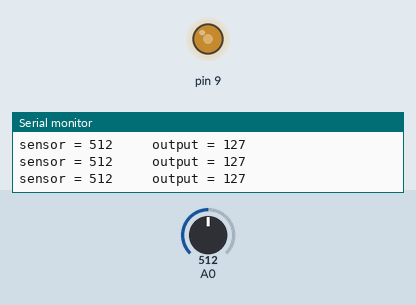
The sketch below on a simulated Arduino Uno, built with avr-gcc and run on an emulated ATmega328P. On the bench: output pins drawn as LEDs (lit = HIGH), the last lines printed to the serial monitor. The inputs (shaded band) are chosen by the test bench; at power-on: A0 = 512.

Above: at 1.2 s.
1.3 s: A0 set to 716
At 1.6 s:
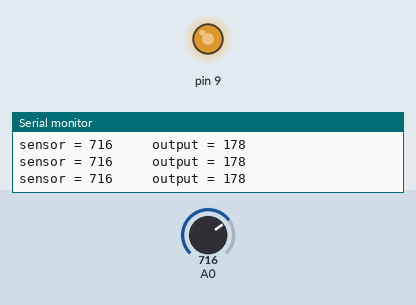
2.8 s: A0 set to 900
At 3.2 s:
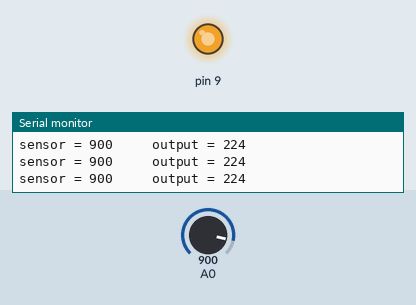
4.3 s: A0 set to 122
At 4.7 s:
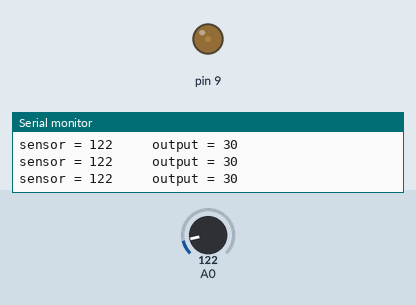
5.8 s: A0 set to 0
At 6.2 s:
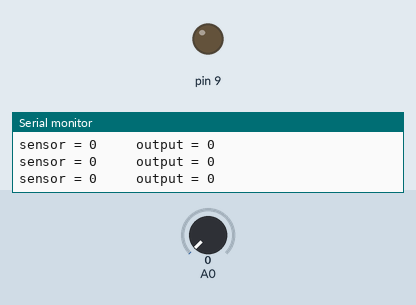
7.3 s: A0 set to 511
At 8.8 s:
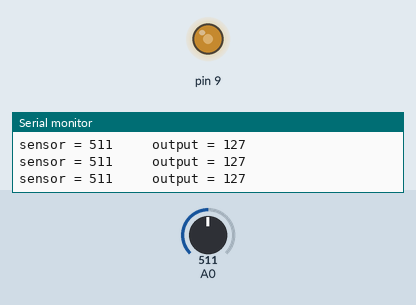
Timing chart, 0 to 9.8 s (numbered marks = the images above; inputs shaded):
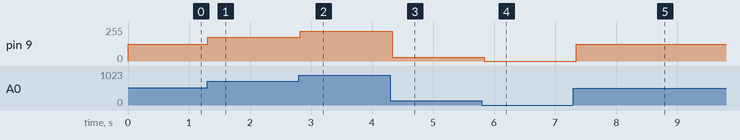

The sketch:

sizzling_lahdi_krunk1.ino
```cpp
// C++ code
//
int sensorValue = 0;

int outputValue = 0;

void setup()
{
  pinMode(A0, INPUT);
  pinMode(9, OUTPUT);
  Serial.begin(9600);
}

void loop()
{
  // read the value from the sensor
  sensorValue = analogRead(A0);
  outputValue = map(sensorValue, 0, 1023, 0, 255);
  analogWrite(9, outputValue);
  Serial.print("sensor = ");
  Serial.print(sensorValue);
  Serial.print("     output = ");
  Serial.println(outputValue);
  delay(100); // Wait for 100 millisecond(s)
}
```

Measured:
- after the input at 1.3 s, pin 9: 127/255 → 178/255 at once
- after the input at 2.8 s, pin 9: 178/255 → 224/255 at once
- after the input at 4.3 s, pin 9: 224/255 → 30/255 at once
- after the input at 5.8 s, pin 9: 30/255 → 0/255 at once
- after the input at 7.3 s, pin 9: 0/255 → 127/255 after 0.05 s
